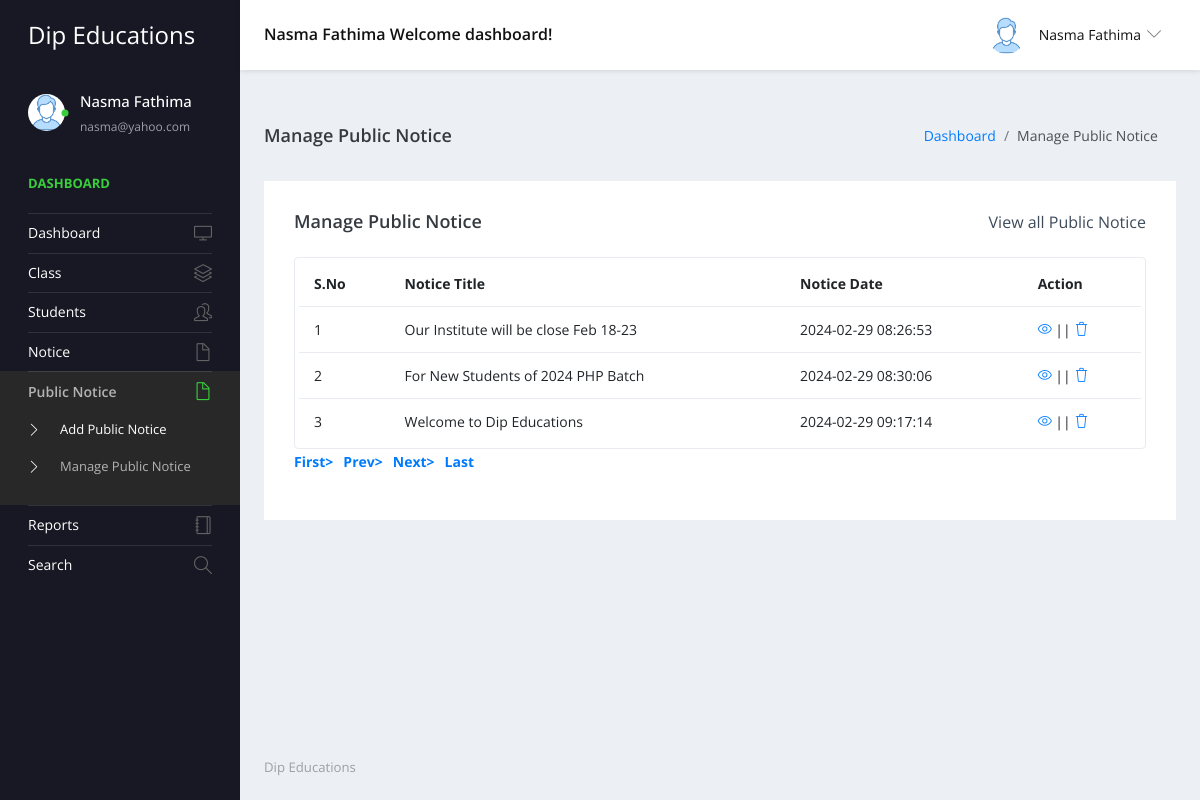
Page /admin/manage-public-notice.php (signed in) on the committed database.
### tables this page shows
CREATE TABLE `tblpublicnotice` (
  `ID` int(5) NOT NULL,
  `NoticeTitle` varchar(200) DEFAULT NULL,
  `NoticeMessage` mediumtext DEFAULT NULL,
  `CreationDate` timestamp NULL DEFAULT current_timestamp()
);

### admin/manage-public-notice.php (the view, shortened to what this page needs)
<?php
include('includes/dbconnection.php');
if (strlen($_SESSION['sturecmsaid']==0)) {
  header('location:logout.php');
  } else{
?>
<!DOCTYPE html>
<html lang="en">
  <head>
    <link rel="stylesheet" href="vendors/simple-line-icons/css/simple-line-icons.css">
    <link rel="stylesheet" href="vendors/flag-icon-css/css/flag-icon.min.css">
    <link rel="stylesheet" href="vendors/css/vendor.bundle.base.css">
    <link rel="stylesheet" href="./vendors/daterangepicker/daterangepicker.css">
    <link rel="stylesheet" href="./vendors/chartist/chartist.min.css">
    <link rel="stylesheet" href="./css/style.css">
  </head>
  <body>
    <div class="container-scroller">
     <?php include_once('includes/header.php');?>
      <div class="container-fluid page-body-wrapper">
        <?php include_once('includes/sidebar.php');?>
        <div class="main-panel">
          <div class="content-wrapper">
             <div class="page-header">
              <h3 class="page-title"> Manage Public Notice </h3>
              <nav aria-label="breadcrumb">
                <ol class="breadcrumb">
                  <li class="breadcrumb-item"><a href="dashboard.php">Dashboard</a></li>
                  <li class="breadcrumb-item active" aria-current="page"> Manage Public Notice</li>
                </ol>
              </nav>
            </div>
            <div class="row">
              <div class="col-md-12 grid-margin stretch-card">
                <div class="card">
                  <div class="card-body">
                    <div class="d-sm-flex align-items-center mb-4">
                      <h4 class="card-title mb-sm-0">Manage Public Notice</h4>
                      <a href="#" class="text-dark ml-auto mb-3 mb-sm-0"> View all Public Notice</a>
                    </div>
                    <div class="table-responsive border rounded p-1">
                      <table class="table">
                        <thead>
                          <tr>
                            <th class="font-weight-bold">S.No</th>
                            <th class="font-weight-bold">Notice Title</th>
                            <th class="font-weight-bold">Notice Date</th>
                            <th class="font-weight-bold">Action</th>
                          </tr>
                        </thead>
                        <tbody>
                           <?php
                            if (isset($_GET['pageno'])) {
            $pageno = $_GET['pageno'];
        } else {
            $pageno = 1;
        }
        $no_of_records_per_page =15;
       $ret = "SELECT ID FROM tblpublicnotice";
$query1 = $dbh -> prepare($ret);
$query1->execute();
$total_rows=$query1->rowCount();
$total_pages = ceil($total_rows / $no_of_records_per_page);
$sql="SELECT * from tblpublicnotice";
$query = $dbh -> prepare($sql);
$query->execute();
$results=$query->fetchAll(PDO::FETCH_OBJ);
$cnt=1;
if($query->rowCount() > 0)
{
foreach($results as $row)
{               ?>
                          <tr>
                            <td><?php echo htmlentities($cnt);?></td>
                            <td><?php  echo htmlentities($row->NoticeTitle);?></td>
                            <td><?php  echo htmlentities($row->CreationDate);?></td>
                            <td>
                              <div><a href="edit-public-notice-detail.php?editid=<?php echo htmlentities ($row->ID);?>"><i class="icon-eye"></i></a>
                                                || <a href="manage-public-notice.php?delid=<?php echo ($row->ID);?>" onclick="return confirm('Do you really want to Delete ?');"> <i class="icon-trash"></i></a></div>
                            </td>
                          </tr><?php $cnt=$cnt+1;}} ?>
                        </tbody>
                      </table>
                    </div>
                    <div align="left">
    <ul class="pagination" >
        <li><a href="?pageno=1"><strong>First></strong></a></li>
        <li class="<?php if($pageno <= 1){ echo 'disabled'; } ?>">
            <a href="<?php if($pageno <= 1){ echo '#'; } else { echo "?pageno=".($pageno - 1); } ?>"><strong style="padding-left: 10px">Prev></strong></a>
        </li>
        <li class="<?php if($pageno >= $total_pages){ echo 'disabled'; } ?>">
            <a href="<?php if($pageno >= $total_pages){ echo '#'; } else { echo "?pageno=".($pageno + 1); } ?>"><strong style="padding-left: 10px">Next></strong></a>
        </li>
        <li><a href="?pageno=<?php echo $total_pages; ?>"><strong style="padding-left: 10px">Last</strong></a></li>
    </ul>
</div>
                  </div>
                </div>
              </div>
            </div>
          </div>
         <?php include_once('includes/footer.php');?>
        </div>
      </div>
    </div>
  </body>
</html><?php }  ?>

### admin/includes/header.php (shortened to what this page needs)
 <nav class="navbar default-layout-navbar col-lg-12 col-12 p-0 fixed-top d-flex flex-row">
        <div class="navbar-brand-wrapper d-flex align-items-center">
          <a class="navbar-brand brand-logo" href="dashboard.php">
            <strong style="color: white;">Dip Educations</strong>
          </a>
        </div><?php
         $aid= $_SESSION['sturecmsaid'];
$sql="SELECT * from tbladmin where ID=:aid";
$query = $dbh -> prepare($sql);
$query->bindParam(':aid',$aid,PDO::PARAM_STR);
$query->execute();
$results=$query->fetchAll(PDO::FETCH_OBJ);
$cnt=1;
if($query->rowCount() > 0)
{
foreach($results as $row)
{               ?>
        <div class="navbar-menu-wrapper d-flex align-items-center flex-grow-1">
          <h5 class="mb-0 font-weight-medium d-none d-lg-flex"><?php  echo htmlentities($row->AdminName);?> Welcome dashboard!</h5>
          <ul class="navbar-nav navbar-nav-right ml-auto">
            <li class="nav-item dropdown d-none d-xl-inline-flex user-dropdown">
              <a class="nav-link dropdown-toggle" id="UserDropdown" href="#" data-toggle="dropdown" aria-expanded="false">
                <img class="img-xs rounded-circle ml-2" src="images/faces/face8.jpg" alt="Profile image"> <span class="font-weight-normal"> <?php  echo htmlentities($row->AdminName);?> </span></a>
                <?php $cnt=$cnt+1;}} ?>
            </li>
          </ul>
        </div>
      </nav>

### admin/includes/sidebar.php (shortened to what this page needs)
<nav class="sidebar sidebar-offcanvas" id="sidebar">
          <ul class="nav">
            <li class="nav-item nav-profile">
              <a href="#" class="nav-link">
                <div class="profile-image">
                  <img class="img-xs rounded-circle" src="images/faces/face8.jpg" alt="profile image">
                  <div class="dot-indicator bg-success"></div>
                </div>
                <div class="text-wrapper">
                  <?php
         $aid= $_SESSION['sturecmsaid'];
$sql="SELECT * from tbladmin where ID=:aid";
$query = $dbh -> prepare($sql);
$query->bindParam(':aid',$aid,PDO::PARAM_STR);
$query->execute();
$results=$query->fetchAll(PDO::FETCH_OBJ);
$cnt=1;
if($query->rowCount() > 0)
{
foreach($results as $row)
{               ?>
                  <p class="profile-name"><?php  echo htmlentities($row->AdminName);?></p>
                  <p class="designation"><?php  echo htmlentities($row->Email);?></p><?php $cnt=$cnt+1;}} ?>
                </div>
              </a>
            </li>
            <li class="nav-item nav-category">
              <span class="nav-link">Dashboard</span>
            </li>
            <li class="nav-item">
              <a class="nav-link" href="dashboard.php">
                <span class="menu-title">Dashboard</span>
                <i class="icon-screen-desktop menu-icon"></i>
              </a>
            </li>
            <li class="nav-item">
              <a class="nav-link" data-toggle="collapse" href="#ui-basic" aria-expanded="false" aria-controls="ui-basic">
                <span class="menu-title">Class</span>
                <i class="icon-layers menu-icon"></i>
              </a>
            </li>
            <li class="nav-item">
              <a class="nav-link" data-toggle="collapse" href="#ui-basic1" aria-expanded="false" aria-controls="ui-basic1">
                <span class="menu-title">Students</span>
                <i class="icon-people menu-icon"></i>
              </a>
            </li>
            <li class="nav-item">
              <a class="nav-link" data-toggle="collapse" href="#auth" aria-expanded="false" aria-controls="auth">
                <span class="menu-title">Notice</span>
                <i class="icon-doc menu-icon"></i>
              </a>
            </li>
            <li class="nav-item">
              <a class="nav-link" data-toggle="collapse" href="#auth1" aria-expanded="false" aria-controls="auth">
                <span class="menu-title">Public Notice</span>
                <i class="icon-doc menu-icon"></i>
              </a>
              <div class="collapse" id="auth1">
                <ul class="nav flex-column sub-menu">
                  <li class="nav-item"> <a class="nav-link" href="add-public-notice.php"> Add Public Notice </a></li>
                  <li class="nav-item"> <a class="nav-link" href="manage-public-notice.php"> Manage Public Notice </a></li>
                </ul>
              </div>
            </li>
              <li class="nav-item">
              <a class="nav-link" href="between-dates-reports.php">
                <span class="menu-title">Reports</span>
                <i class="icon-notebook menu-icon"></i>
              </a>
            </li>
            <li class="nav-item">
              <a class="nav-link" href="search.php">
                <span class="menu-title">Search</span>
                <i class="icon-magnifier menu-icon"></i>
              </a>
            </li>
          </ul>
        </nav>

### rows in the picture
tblpublicnotice: NoticeTitle "Our Institute will be close Feb 18-23", CreationDate "2024-02-29 08:26:53"
tblpublicnotice: NoticeTitle "For New Students of 2024 PHP Batch", CreationDate "2024-02-29 08:30:06"
tblpublicnotice: NoticeTitle "Welcome to Dip Educations", CreationDate "2024-02-29 09:17:14"

### other values in the picture
$row->AdminName "Nasma Fathima"
$row->Email "nasma@yahoo.com"
